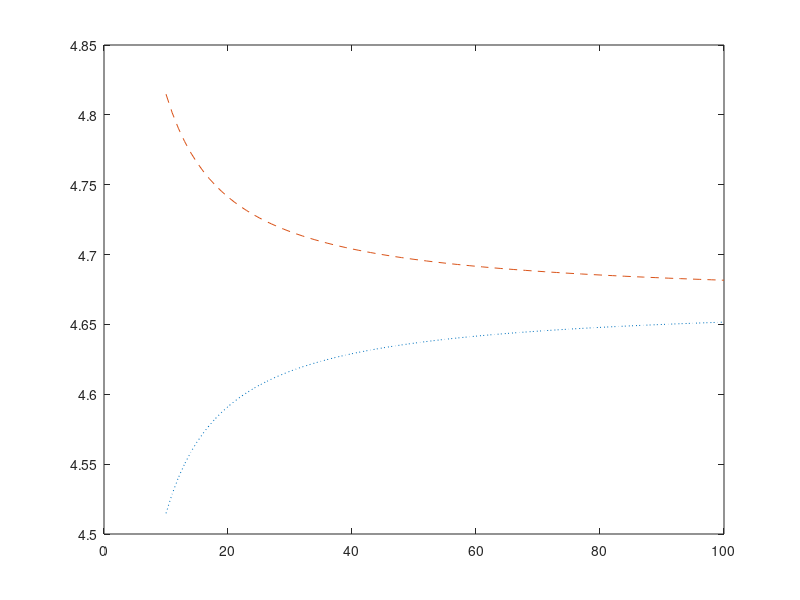

Write MATLAB code to recreate this figure. (Note: this script raises an error after producing the figure.)
soln_analytical = 14 / 3

a = 0
b = 3

n = 10

dx = (b - a) / n

left_riemann_sum = sum(sqrt((a + ((1:n) - 1) .* dx) + 1) .* dx)

right_riemann_sum = sum(sqrt((a + (1:n) .* dx) + 1) .* dx)

Ln = zeros(1, 90);
Rn = zeros(1, 90);

for m = 10:100
   dx = (b - a) / m;
   left_riemann_sum = sum(sqrt((a + ((1:m) - 1) .* dx) + 1) .* dx);
   Ln(m - 9) = left_riemann_sum;
   right_riemann_sum = sum(sqrt((a + (1:m) .* dx) + 1) .* dx);
   Rn(m - 9) = right_riemann_sum;
end

plot((10:100), Ln, ":")
hold on
plot((10:100), Rn, "--")
yline(soln_analytical)

legend("Left Riemann Sum", "Right Riemann Sum")
ylabel("Approximated Area")
xlabel("n")